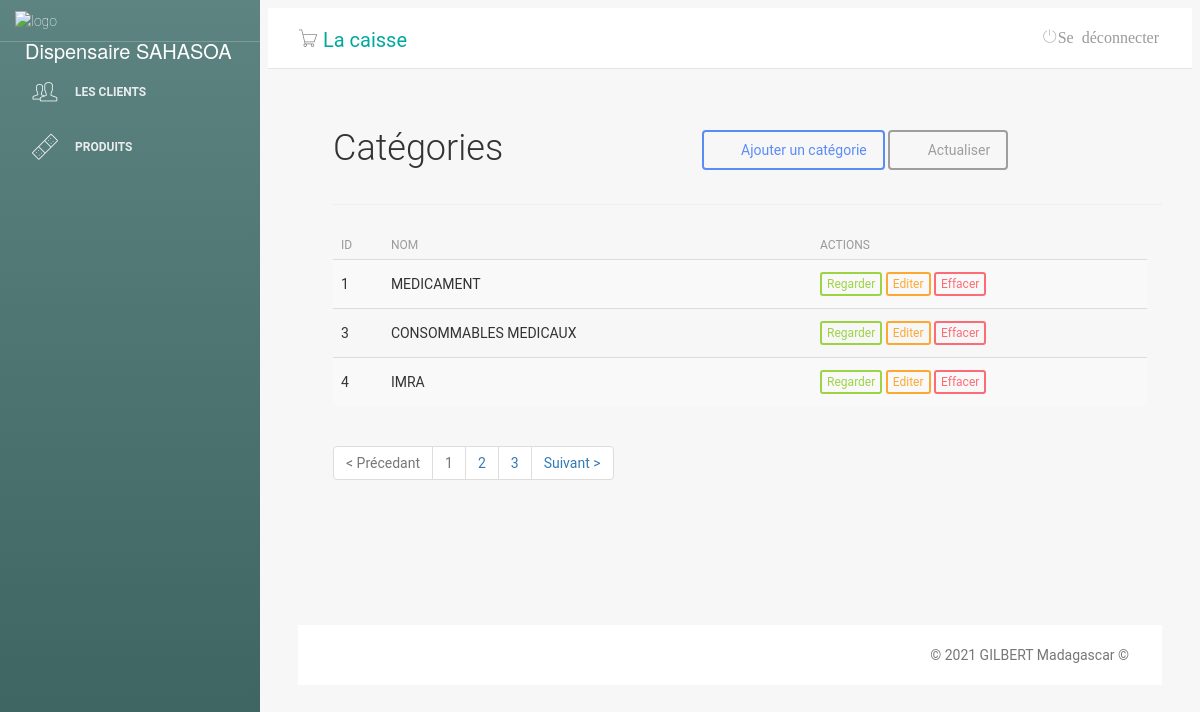
The page /main.php?pg=categorie on the database as committed earlier.
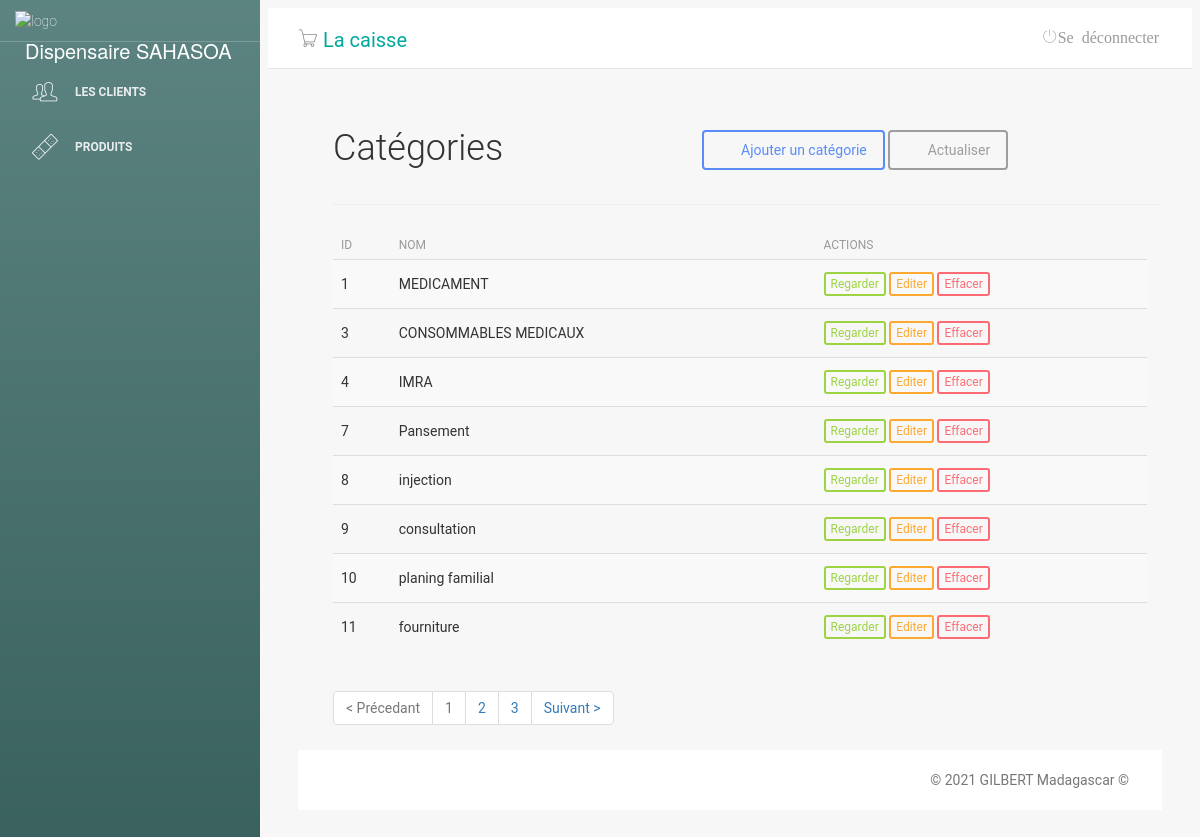
The same page on the database as committed later.
### tables this page shows
CREATE TABLE "tb_categorie" (
	"id"	INTEGER,
	"nom"	TEXT,
	PRIMARY KEY("id" AUTOINCREMENT)
);

### categorie.php (the view, shortened to what this page needs)
<?php
include('classes/Mysql.php');
?>
<?php
$sql = $db->prepare("SELECT * FROM `tb_categorie`");
$sql->execute();
$fornecedores = $sql->fetchAll();
?>
<div class="lista-cliente">
    <div id="top" class="row">
        <div class="col-sm-2">
            <h2>Catégories</h2>
        </div>
        <div class="col-sm-5">
        </div>
        <div class="col-sm-5 btn-lista">
            <a class="btn btn-primary" href="?pg=add-categorie"><i class="fa fa-plus"></i> Ajouter un catégorie </a>
            <a class="btn btn-default" href="?pg=categorie"><i class="fa fa-refresh"></i> Actualiser</a>
        </div>
    </div>
    <hr />
    <div id="list" class="row">
        <div class="table-responsive col-md-12">
            <table class="table table-striped" cellspacing="0" cellpadding="0">
                <thead>
                    <tr>
                        <th>ID</th>
                        <th>Nom</th>
                        <th></th>
                        <th></th>
                        <th class="actions">actions</th>
                    </tr>
                </thead>
                <tbody>
                    <tr>
                        <?php foreach ($fornecedores as $value) : ?>
                            <td><?php echo $value['id'] ?></td>
                            <td><?php echo $value['nom'] ?></td>
                            <td> </td>
                            <td> </td>
                            <td class="actions">
                                <a class="btn btn-success btn-xs" href="?pg=visualiser-categorie&id=<?php echo $value['id']; ?>">Regarder</a>
                                <a class="btn btn-warning btn-xs" href="?pg=edit-categorie&id=<?php echo $value['id']; ?> ">Editer</a>
                                <a class="btn btn-danger btn-xs" href="?pg=categorie&deletar=<?php echo $value['id']; ?>">Effacer</a>
                            </td>
                    </tr>
                <?php endforeach; ?>
                </tbody>
            </table>
            <div id="bottom" class="row">
                <div class="col-md-12">
                    <ul class="pagination">
                        <li class="disabled"><a>&lt; Précedant</a></li>
                        <li class="disabled"><a>1</a></li>
                        <li><a href="#">2</a></li>
                        <li><a href="#">3</a></li>
                        <li class="next"><a href="#" rel="next">Suivant &gt;</a></li>
                    </ul>
                </div>
            </div>
        </div>

Rows that differ between the two databases and show on the page:
added tb_categorie: id "7", nom "Pansement"
added tb_categorie: id "8", nom "injection"
added tb_categorie: id "9", nom "consultation"
added tb_categorie: id "10", nom "planing familial"
added tb_categorie: id "11", nom "fourniture"
